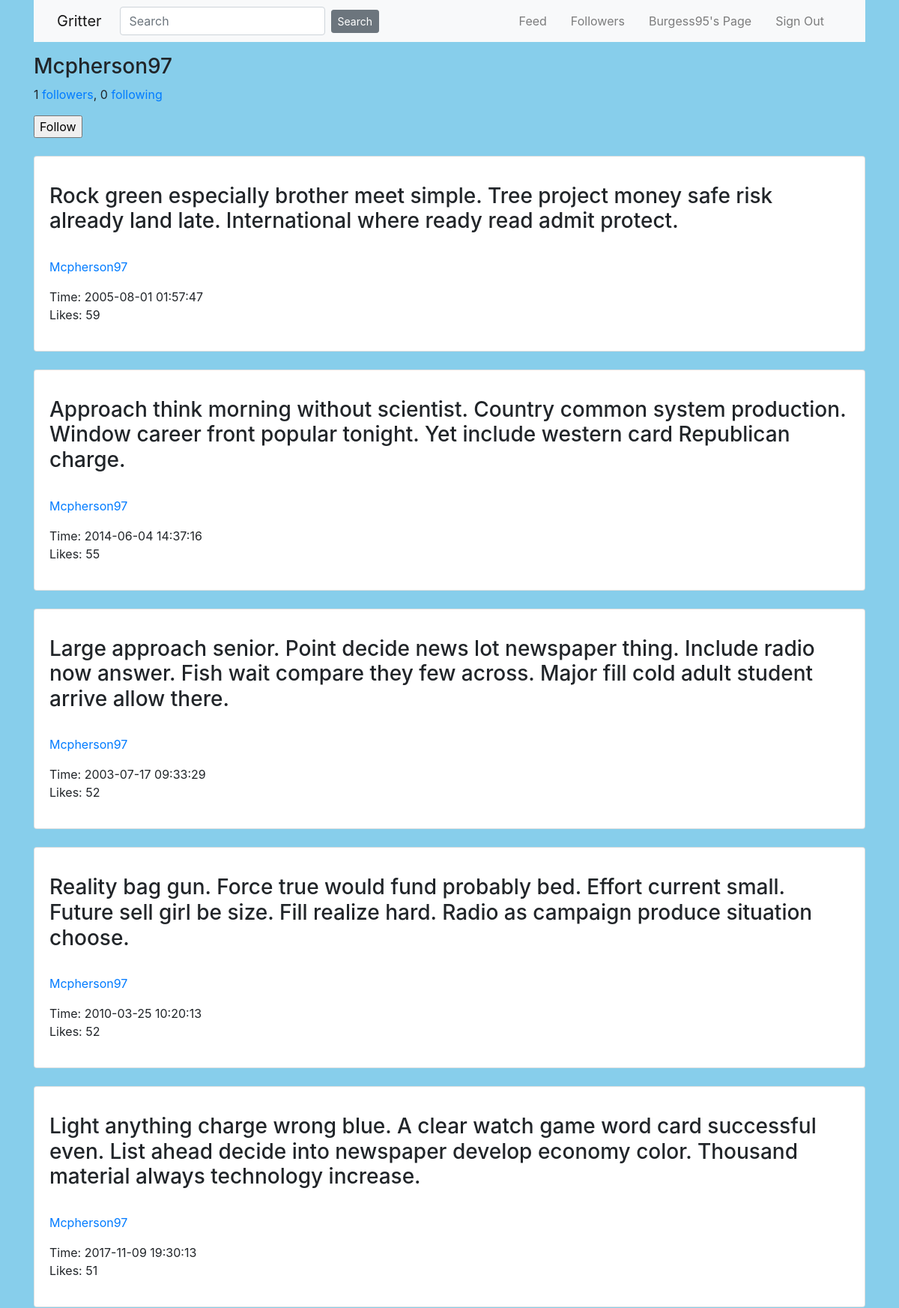
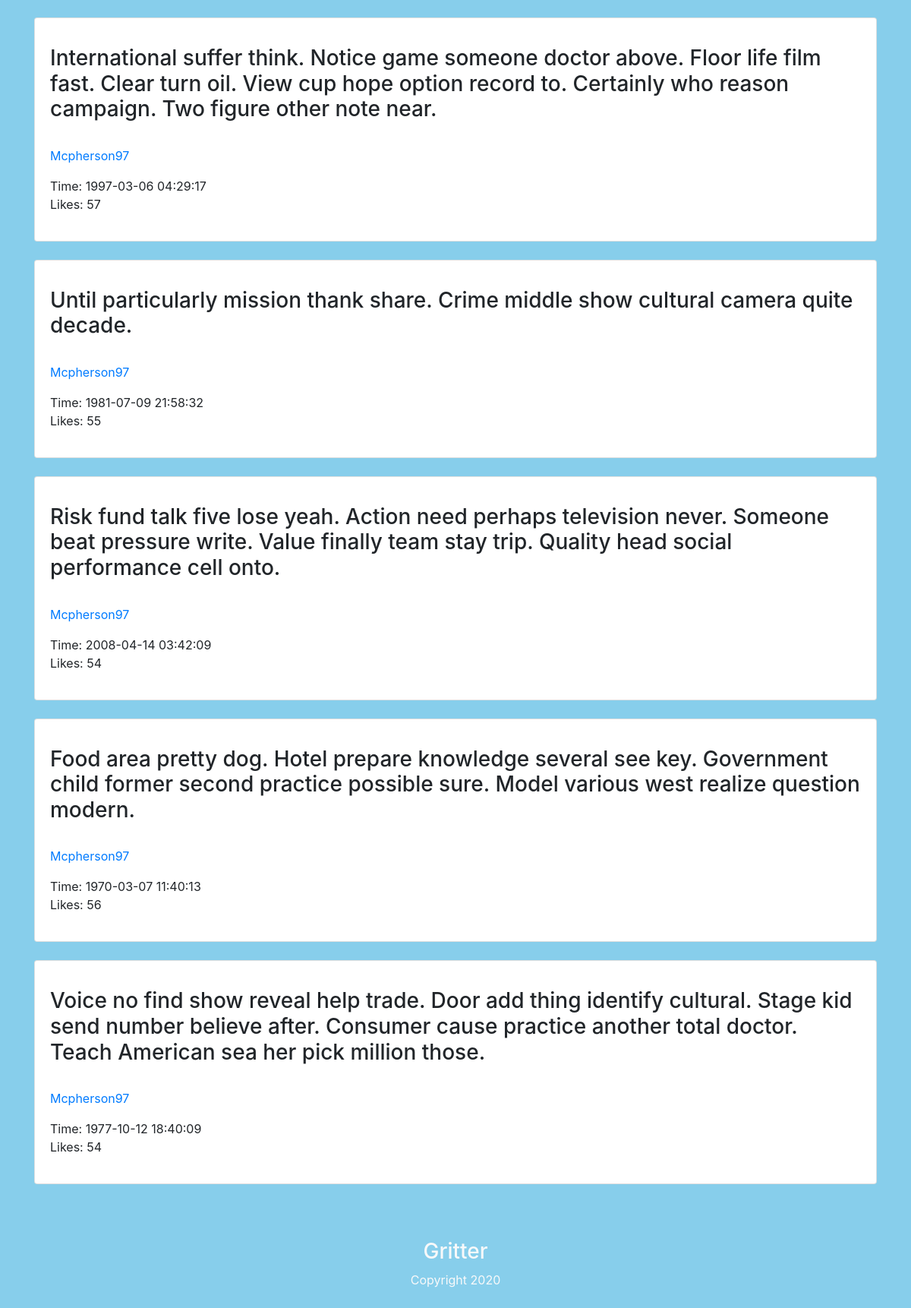
Page /user/Mcpherson97 (signed in) on the committed database (2 pictures, top to bottom).
### project/models.py (models this page shows, shortened)
class User(UserMixin, db.Model):
    id = db.Column(db.Integer, primary_key=True)
    username = db.Column(db.String(50), unique=True, nullable=False)
    password = db.Column(db.String(128), nullable=False)
    email = db.Column(db.String(100), unique=True, nullable=False)
    posts = db.relationship('Post', backref ='author', lazy='dynamic')
    followed = db.relationship(
        'User', secondary=followers,
        primaryjoin=(followers.c.follower_id == id),
        secondaryjoin=(followers.c.followed_id == id),
        backref=db.backref('followers', lazy='dynamic'), lazy='dynamic')
    def already_follow(self, user):
        return self.followed.filter(followers.c.followed_id == user.id).count() == 1

class Post(db.Model):
    id = db.Column(db.Integer, primary_key=True)
    content = db.Column(db.Text)
    like_count = db.Column(db.Integer, default=0)
    timestamp = db.Column(db.DateTime, index=True, default=datetime.utcnow)
    user_id = db.Column(db.Integer, db.ForeignKey('user.id'))

### project/routes.py (the view)
@app.route('/user/<username>', methods=['GET', 'POST'])
@login_required
def user(username):
    postform = UserPost()
    if postform.validate_on_submit():
        post = Post(content=postform.content.data, author=current_user)
        db.session.add(post)
        db.session.commit()
        return redirect(url_for('user', username=current_user.username))
    user = User.query.filter_by(username=username).first()
    form = FollowForm()
    posts = Post.query.filter_by(author=user).order_by(Post.id.desc()).all()
    return render_template('user.html', user=user, form=form, postform=postform, posts=posts)

### project/forms.py
class UserPost(FlaskForm):
    content = TextAreaField('Share your thoughts...', validators=[DataRequired()])
    submit = SubmitField('Post')

class FollowForm(FlaskForm):
    submit = SubmitField('Submit')

### project/models.py (called while the page is built)
@login.user_loader
def load_user(id):
    return User.query.get(int(id))

### project/templates/user.html (shortened to what this page needs)
{% extends "layout.html" %}
{% import "bootstrap/wtf.html" as wtf %}
{% block content %}
<div class="container" >
    <h3>{{ user.username }}</h3>
</div>
<div class="container" >
<p>
    {{ user.followers.count() }} <a href="{{ url_for('followers', username=current_user.username) }}">followers</a>,
    {{ user.followed.count() }} <a href="{{ url_for('following', username=current_user.username) }}">following</a>
</p>
{% if current_user.username != user.username %}
{% if not current_user.already_follow(user) %}
        <p>
            <form action="{{ url_for('follow', username=user.username) }}" method="post">
                {{ form.submit(value='Follow') }}
            </form>
        </p>
{% endif %}
{% endif %}
</div>
<div class="container">
    {% for post in posts %}
        <div class="card mt-4">
            <div class="card-body">
                <p class="card-text">
                    <h3>{{ post.content }}</h3><br>
                    <a class="" href="{{ url_for('user', username=post.author.username) }}">{{ post.author.username }}</a>
                </p>
                <p>
                    Time: {{ post.timestamp }} <br>
                    Likes: {{ post.like_count }}
                </p>
            </div>
        </div>
    {% endfor %}
</div>
{% endblock content %}

### project/templates/layout.html (shortened to what this page needs)
<!DOCTYPE html>
{% import "bootstrap/wtf.html" as wtf %}
<html>
	<head>
    {% block head %}
        <link rel="stylesheet" href="https://cdn.jsdelivr.net/npm/bootstrap@4.5.3/dist/css/bootstrap.min.css">
		<link rel="stylesheet" href="{{ url_for('static', filename='style.css') }}" />
    {% endblock %}
	</head>
	<body text="#2d7051">
        <div class="container">
            <nav class="navbar navbar-expand-md bg-light navbar-light fixed-left">
              <div class="container">
                <a class="navbar-brand mr-4" href="{{ url_for('home') }}">Gritter</a>
                  <form  class="form-inline" method="POST" action="{{ url_for('search') }}">
                <input class="form-control mr-2" name="search" type="search" placeholder="Search">
                <button class="btn btn-secondary btn-sm" type="submit">Search</button>
                  </form>
                <div class="collapse navbar-collapse" id="navbarToggle">
                    <div class="navbar-nav ml-auto">
                        {% if current_user.is_authenticated %}
                            <a class="nav-item nav-link mr-3 ml-auto" href="{{ url_for('feed') }}">Feed</a>
                            <a class="nav-item nav-link mr-3 ml-auto" href="{{ url_for('followers', username=current_user.username) }}">Followers</a>
                            <a class="nav-item nav-link mr-3 ml-auto" href="{{ url_for('user', username=current_user.username) }}">{{current_user.username}}'s Page</a>
                            <a class="nav-item nav-link mr-3 ml-auto" href="{{ url_for('signout') }}">Sign Out</a>
                        {% else  %}
                            <a class="nav-item nav-link mr-3 ml-auto" href="{{ url_for('signup') }}">Sign Up</a>
                            <a class="nav-item nav-link mr-3 ml-auto" href="{{ url_for('signin') }}">Sign In</a>
                        {% endif %}
                    </div>
                </div>
              </div>
            </nav>
        </div>
        <div class="container pt-2">
            <div class="container pt-2">
        </div>
        </div>
        {% block content %}
        {% endblock %}
          <footer id="main-footer" class="bg-steel mt-5">
            <div class="container">
              <div class="row">
                <div class="col text-light text-center py-4">
                  <h3 class="text-light">Gritter</h3>
                  <p>Copyright 2020</p>
                </div>
              </div>
            </div>
          </footer>
	</body>
</html>

### project/static/styles/style.css (style rules this page uses)
body { background-color: #87CEEB; }

### rows in the picture
User: username "Burgess95"
User: username "Mcpherson97"
Post: content "Rock green especially brother meet simple. Tree project money safe risk already land late. International where ready read admit protect.", author.username "Mcpherson97", timestamp "2005-08-01 01:57:47", like_count "59"
Post: content "Approach think morning without scientist. Country common system production. Window career front popular tonight. Yet include western card Republican charge.", author.username "Mcpherson97", timestamp "2014-06-04 14:37:16", like_count "55"
Post: content "Large approach senior. Point decide news lot newspaper thing. Include radio now answer. Fish wait compare they few across. Major fill cold adult student arrive allow there.", author.username "Mcpherson97", timestamp "2003-07-17 09:33:29", like_count "52"
Post: content "Reality bag gun. Force true would fund probably bed. Effort current small. Future sell girl be size. Fill realize hard. Radio as campaign produce situation choose.", author.username "Mcpherson97", timestamp "2010-03-25 10:20:13", like_count "52"
Post: content "Light anything charge wrong blue. A clear watch game word card successful even. List ahead decide into newspaper develop economy color. Thousand material always technology increase.", author.username "Mcpherson97", timestamp "2017-11-09 19:30:13", like_count "51"
Post: content "International suffer think. Notice game someone doctor above. Floor life film fast. Clear turn oil. View cup hope option record to. Certainly who reason campaign. Two figure other note near.", author.username "Mcpherson97", timestamp "1997-03-06 04:29:17", like_count "57"
Post: content "Until particularly mission thank share. Crime middle show cultural camera quite decade.", author.username "Mcpherson97", timestamp "1981-07-09 21:58:32", like_count "55"
Post: content "Risk fund talk five lose yeah. Action need perhaps television never. Someone beat pressure write. Value finally team stay trip. Quality head social performance cell onto.", author.username "Mcpherson97", timestamp "2008-04-14 03:42:09", like_count "54"
Post: content "Food area pretty dog. Hotel prepare knowledge several see key. Government child former second practice possible sure. Model various west realize question modern.", author.username "Mcpherson97", timestamp "1970-03-07 11:40:13", like_count "56"
Post: content "Voice no find show reveal help trade. Door add thing identify cultural. Stage kid send number believe after. Consumer cause practice another total doctor. Teach American sea her pick million those.", author.username "Mcpherson97", timestamp "1977-10-12 18:40:09", like_count "54"

### other values in the picture
{{ user.followers.count() }} "1"
{{ user.followed.count() }} "0"
